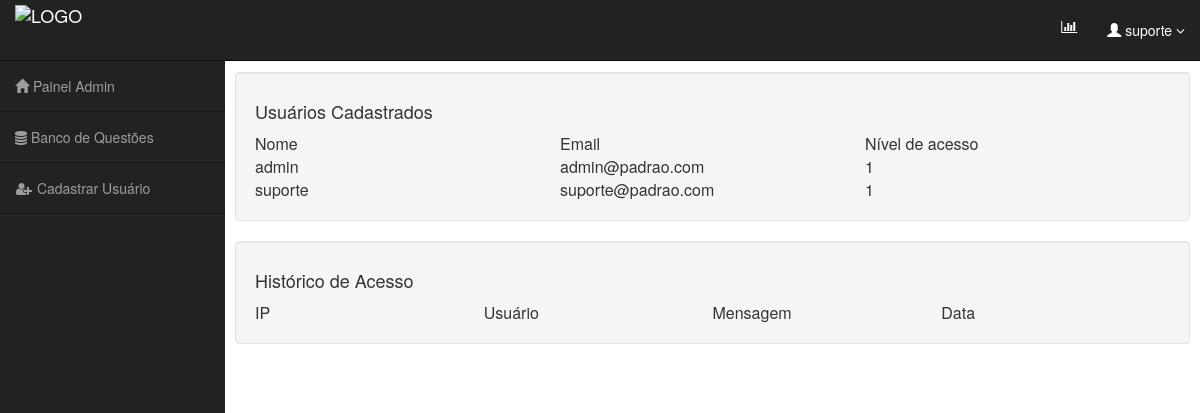
The app's page /panelAdmin.php (signed in) with its own data.
### tables this page shows
CREATE TABLE `tb_users` (
  `id` int(10) UNSIGNED NOT NULL,
  `name` varchar(50) DEFAULT NULL,
  `email` varchar(80) NOT NULL,
  `password` varchar(40) NOT NULL,
  `level` int(11) NOT NULL,
  `discipline` varchar(100) NOT NULL
);

### logsUsers.php (the view, shortened to what this page needs)
<?php
$connect = mysqli_connect("localhost", "root", "", "db_genexam");
$sql = "SELECT * FROM tb_users";
mysqli_set_charset($connect,"utf8");
$result = mysqli_query($connect, $sql);
?>
<!DOCTYPE html>
<html>
<head>
</head>
<body>
	<table>
		<tr>
			<td>Nome</td>
			<td>Email</td>
			<td>Nível de acesso</td>
		</tr>
		<?php
		while($row = mysqli_fetch_array($result))
		{
			?>
			<tr>
				<td><?php echo $row ["name"]; ?></td>
				<td><?php echo $row ["email"]; ?></td>
				<td><?php echo $row ["level"]; ?></td>
			</tr>
			<?php
		}
		?>
	</table>
</body>
</html>

### panelAdmin.php (style rules this page uses)
@media (min-width:768px) { body { margin-top: 50px; } }

### logsUsers.php (style rules this page uses)
table { width: 100%; text-align: left; table-layout: fixed; }
th, td { word-wrap: break-word; width: 100%; }

### logs.php (style rules this page uses)
table { width: 100%; text-align: left; table-layout: fixed; }
th, td { word-wrap: break-word; width: 100%; }

### records on screen
tb_users: name "admin", email "admin@padrao.com", level "1"
tb_users: name "suporte", email "suporte@padrao.com", level "1"

### other values on screen
$_SESSION['user_name'] "suporte"
